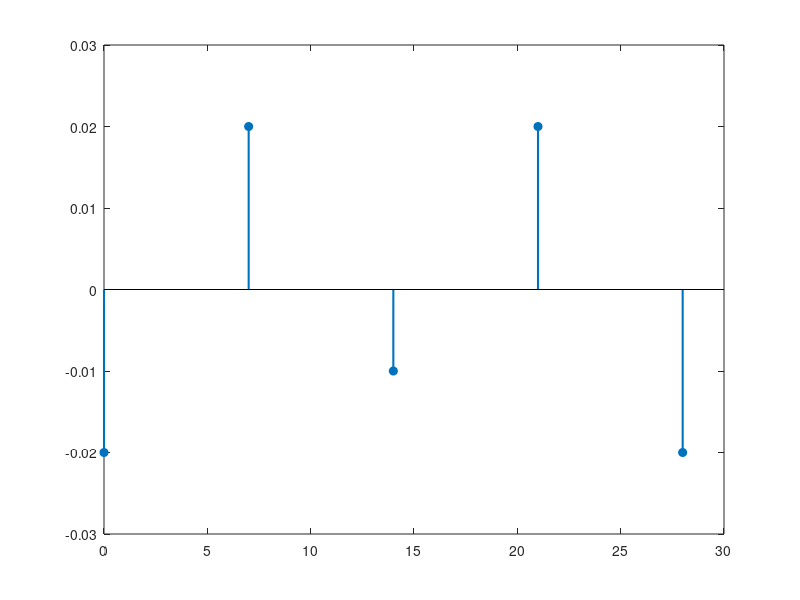

Reproduce this figure in MATLAB. (Note: this script raises an error after producing the figure.)
% --- Graph 1: Residual Plot ---
observed = [1.25, 2.40, 3.15, 2.80, 1.95];
predicted = [1.23, 2.42, 3.14, 2.82, 1.93];
time_points = [0, 7, 14, 21, 28]; % Example time points (days)

residuals = predicted - observed;

figure;
stem(time_points, residuals, 'filled', 'LineWidth', 1.5, 'MarkerSize', 6);
hold on;
yline(0, '--r', 'LineWidth', 1.2); % Zero-error reference line
hold off;

xlabel('Time (Days)');
ylabel('Residuals (Predicted - Observed)');
title('Model Residual Plot');
grid on;
